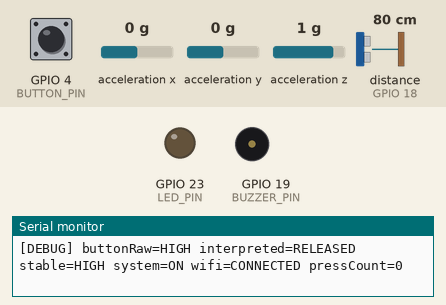
Recording of a sketch running on a simulated ESP32. Parts: output pins drawn as LEDs (lit = HIGH), buzzer (waves = sounding, pin HIGH), the last lines printed to the serial monitor. Wiring (inferred from the names in the program): ultrasonic range finder: trigger GPIO 5; echo GPIO 18; MPU-6050 motion sensor at I2C address 0x68. The inputs (shaded band) are chosen by the test bench; at power-on: distance to the obstacle (sensor on GPIO 18) 80 cm, GPIO 4 (BUTTON_PIN) HIGH, acceleration x 0 g, acceleration y 0 g, acceleration z 1 g. The echo pulse lasts 58.3 µs per cm; WiFi joins after 1.5 s; servers stay silent unless stated; uploads are accepted with an empty reply; pins used as bus, display or sensor lines are not drawn.

Above: at 5.4 s.
5.5 s: distance to the obstacle (sensor on GPIO 18) set to 6 cm
7.0 s: distance to the obstacle (sensor on GPIO 18) set to 3 cm
At 8.1 s:
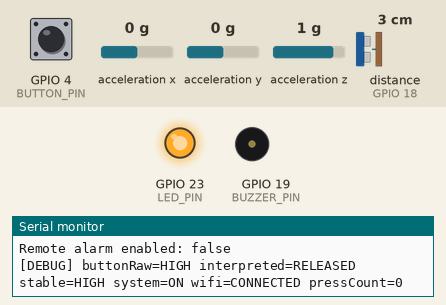
8.5 s: GPIO 4 (BUTTON_PIN) pulled LOW for 0.15 s
At 9.3 s:
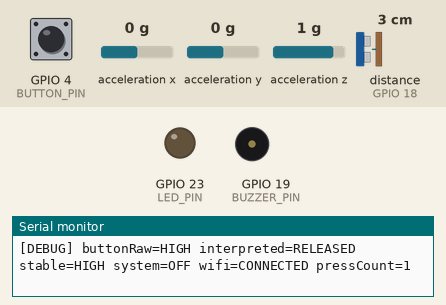
10.1 s: GPIO 4 (BUTTON_PIN) pulled LOW for 1 s
At 10.9 s:
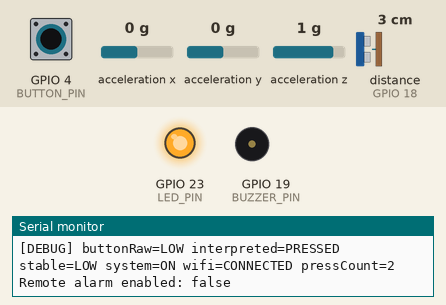
12.6 s: distance to the obstacle (sensor on GPIO 18) set to 9 cm
At 13.6 s:
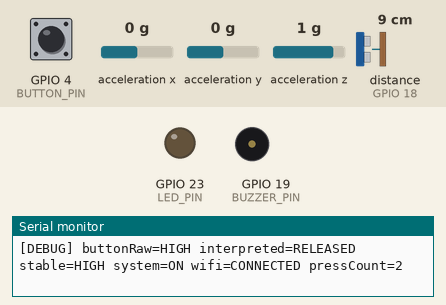
14.1 s: distance to the obstacle (sensor on GPIO 18) set to 2 cm
At 14.7 s:
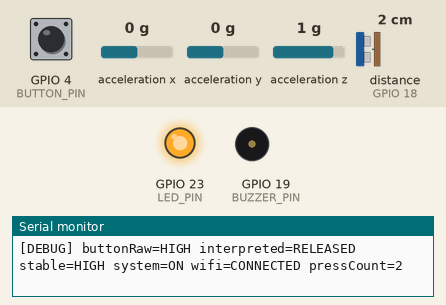
Timing chart, 0 to 16.6 s (numbered marks = the images above; inputs shaded):
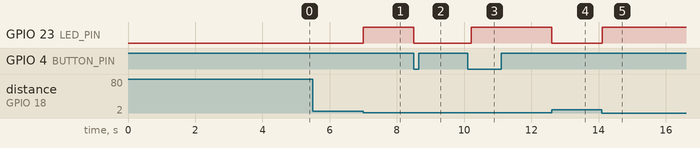

Measured:
- the behaviour switches between 5 and 4 cm on distance to the obstacle (sensor on GPIO 18) (found by bisection; images 0 and 1)
- after the input at 7.0 s, GPIO 23 (LED_PIN): LOW → HIGH at once
- after the input at 8.5 s, GPIO 23 (LED_PIN): HIGH → LOW at once
- after the input at 10.1 s, GPIO 23 (LED_PIN): LOW → HIGH after 0.11 s
- after the input at 12.6 s, GPIO 23 (LED_PIN): HIGH → LOW at once
- after the input at 14.1 s, GPIO 23 (LED_PIN): LOW → HIGH at once

The sketch:

Final_Project.ino
```cpp
/*
  Smart Trash Bin - ESP32

  Boards/Libraries:
  - Board: ESP32 Dev Module
  - Built-in libraries: WiFi, HTTPClient, WiFiClientSecure, Wire

  Wiring:
  - HC-SR04 Trig  -> GPIO 5
  - HC-SR04 Echo  -> GPIO 18
    Important: HC-SR04 Echo is 5V. Use a voltage divider or level shifter for ESP32.
  - Buzzer        -> GPIO 19
  - Button        -> GPIO 4, connect the other side to GND
  - LED + 220 ohm -> GPIO 23
  - MPU-6050 SDA  -> GPIO 21
  - MPU-6050 SCL  -> GPIO 22
*/

#include <WiFi.h>
#include <HTTPClient.h>
#include <WiFiClientSecure.h>
#include <Wire.h>
#include <math.h>

const char* WIFI_SSID = "may.warun";
const char* WIFI_PASSWORD = "0955817117";

// Paste your Apps Script Web App URL ending with /exec
const char* SCRIPT_URL = "https://script.google.com/macros/s/AKfycbw3dNePJT4_pRbWsEqL1p8ynOVEgsyvLWY-HP0jKNxpVnRp0uiaO4m2Ww6WmITXnp05/exec";

const int TRIG_PIN = 5;
const int ECHO_PIN = 18;
const int BUZZER_PIN = 19;
const int BUTTON_PIN = 4;
const int LED_PIN = 23;

// true  = button connects GPIO4 to GND when pressed
// false = button connects GPIO4 to 3.3V when pressed
const bool BUTTON_ACTIVE_LOW = true;
const bool DEBUG_BUTTON = true;

const float BIN_HEIGHT_CM = 30.0;
const float FULL_PERCENT = 85.0;
const float FALL_ANGLE_DEG = 45.0;

const unsigned long SEND_INTERVAL_MS = 10000;
const unsigned long ALARM_POLL_INTERVAL_MS = 3000;
const unsigned long BUTTON_DEBOUNCE_MS = 50;
const unsigned long BUTTON_DEBUG_INTERVAL_MS = 500;
const unsigned long BUTTON_PRESS_COOLDOWN_MS = 500;

const uint8_t MPU_ADDR = 0x68;

bool systemOn = true;
bool remoteAlarmEnabled = true;
bool buzzerOn = false;

unsigned long lastSendMs = 0;
unsigned long lastAlarmPollMs = 0;
unsigned long lastButtonMs = 0;
unsigned long lastButtonDebugMs = 0;
unsigned long lastButtonPressAcceptedMs = 0;
int lastButtonReading = HIGH;
int stableButtonState = HIGH;
unsigned long buttonPressCount = 0;

float uprightAx = 0;
float uprightAy = 0;
float uprightAz = 1;

void setup() {
  Serial.begin(115200);
  delay(1000);
  Serial.println();
  Serial.println("===== Smart Trash ESP32 boot =====");

  pinMode(TRIG_PIN, OUTPUT);
  pinMode(ECHO_PIN, INPUT);
  pinMode(BUZZER_PIN, OUTPUT);
  pinMode(BUTTON_PIN, BUTTON_ACTIVE_LOW ? INPUT_PULLUP : INPUT_PULLDOWN);
  pinMode(LED_PIN, OUTPUT);

  digitalWrite(TRIG_PIN, LOW);
  digitalWrite(BUZZER_PIN, LOW);
  digitalWrite(LED_PIN, LOW);
  lastButtonReading = digitalRead(BUTTON_PIN);
  stableButtonState = lastButtonReading;
  printButtonConfig();
  printSystemDebug("setup");

  Wire.begin(21, 22);
  initMPU6050();
  calibrateMPU6050();
  connectWiFi();
}

void loop() {
  handleButton();

  if (WiFi.status() != WL_CONNECTED) {
    connectWiFi();
  }

  unsigned long now = millis();
  if (now - lastAlarmPollMs >= ALARM_POLL_INTERVAL_MS) {
    lastAlarmPollMs = now;
    pollRemoteAlarm();
  }

  float wasteHeightCm = -1;
  float wastePercent = 0;
  float tiltDeg = 0;
  String wasteStatus = "-";
  String binStatus = "-";
  String systemStatus = systemOn ? "เปิด" : "ปิด";

  if (systemOn) {
    float distanceCm = readUltrasonicCm();
    if (distanceCm >= 0) {
      distanceCm = constrain(distanceCm, 0, BIN_HEIGHT_CM);
      wasteHeightCm = BIN_HEIGHT_CM - distanceCm;
      wastePercent = (wasteHeightCm / BIN_HEIGHT_CM) * 100.0;
    }

    wasteStatus = getWasteStatus(wastePercent);
    tiltDeg = readTiltDegrees();
    binStatus = tiltDeg > FALL_ANGLE_DEG ? "ล้ม" : "ปกติ";

    buzzerOn = (binStatus == "ล้ม") && remoteAlarmEnabled;
    digitalWrite(BUZZER_PIN, buzzerOn ? HIGH : LOW);
    updateLed(wastePercent);
  } else {
    buzzerOn = false;
    digitalWrite(BUZZER_PIN, LOW);
    digitalWrite(LED_PIN, LOW);
  }

  if (now - lastSendMs >= SEND_INTERVAL_MS) {
    lastSendMs = now;
    sendData(wasteHeightCm, wasteStatus, binStatus, systemStatus, buzzerOn);
  }
}

void connectWiFi() {
  if (WiFi.status() == WL_CONNECTED) return;

  Serial.print("Connecting WiFi");
  WiFi.mode(WIFI_STA);
  WiFi.begin(WIFI_SSID, WIFI_PASSWORD);

  unsigned long startMs = millis();
  while (WiFi.status() != WL_CONNECTED && millis() - startMs < 20000) {
    handleButton();
    delay(500);
    Serial.print(".");
  }
  Serial.println();

  if (WiFi.status() == WL_CONNECTED) {
    Serial.print("WiFi connected, IP: ");
    Serial.println(WiFi.localIP());
  } else {
    Serial.println("WiFi connection failed");
  }
}

void handleButton() {
  int reading = digitalRead(BUTTON_PIN);
  bool pressedNow = isButtonPressed(reading);
  printButtonDebug(reading, pressedNow);

  if (reading != lastButtonReading) {
    lastButtonMs = millis();
    lastButtonReading = reading;
    if (DEBUG_BUTTON) {
      Serial.print("[BUTTON] raw changed to ");
      Serial.println(reading == HIGH ? "HIGH" : "LOW");
    }

    if (pressedNow && millis() - lastButtonPressAcceptedMs >= BUTTON_PRESS_COOLDOWN_MS) {
      lastButtonPressAcceptedMs = millis();
      stableButtonState = reading;
      buttonPressCount++;
      if (DEBUG_BUTTON) {
        Serial.print("[BUTTON] press accepted immediately, count = ");
        Serial.println(buttonPressCount);
      }
      toggleSystem();
    }
    return;
  }

  if (millis() - lastButtonMs > BUTTON_DEBOUNCE_MS) {
    stableButtonState = reading;
  }
}

bool isButtonPressed(int state) {
  return BUTTON_ACTIVE_LOW ? state == LOW : state == HIGH;
}

void printButtonConfig() {
  if (!DEBUG_BUTTON) return;

  Serial.print("[BUTTON] pin GPIO");
  Serial.print(BUTTON_PIN);
  Serial.print(" mode: ");
  Serial.println(BUTTON_ACTIVE_LOW ? "INPUT_PULLUP, pressed = LOW" : "INPUT_PULLDOWN, pressed = HIGH");
  Serial.print("[BUTTON] initial raw state: ");
  Serial.println(stableButtonState == HIGH ? "HIGH" : "LOW");
}

void printButtonDebug(int reading, bool pressedNow) {
  if (!DEBUG_BUTTON || millis() - lastButtonDebugMs < BUTTON_DEBUG_INTERVAL_MS) return;

  lastButtonDebugMs = millis();
  Serial.print("[DEBUG] buttonRaw=");
  Serial.print(reading == HIGH ? "HIGH" : "LOW");
  Serial.print(" interpreted=");
  Serial.print(pressedNow ? "PRESSED" : "RELEASED");
  Serial.print(" stable=");
  Serial.print(stableButtonState == HIGH ? "HIGH" : "LOW");
  Serial.print(" system=");
  Serial.print(systemOn ? "ON" : "OFF");
  Serial.print(" wifi=");
  Serial.print(WiFi.status() == WL_CONNECTED ? "CONNECTED" : "DISCONNECTED");
  Serial.print(" pressCount=");
  Serial.println(buttonPressCount);
}

void printSystemDebug(const char* source) {
  if (!DEBUG_BUTTON) return;

  Serial.print("[SYSTEM] source=");
  Serial.print(source);
  Serial.print(" system=");
  Serial.print(systemOn ? "ON" : "OFF");
  Serial.print(" led=");
  Serial.print(digitalRead(LED_PIN) == HIGH ? "HIGH" : "LOW");
  Serial.print(" buzzer=");
  Serial.print(digitalRead(BUZZER_PIN) == HIGH ? "HIGH" : "LOW");
  Serial.print(" wifi=");
  Serial.println(WiFi.status() == WL_CONNECTED ? "CONNECTED" : "DISCONNECTED");
}

void toggleSystem() {
  systemOn = !systemOn;
  Serial.print("[SYSTEM] toggled to ");
  Serial.println(systemOn ? "ON" : "OFF");

  if (!systemOn) {
    buzzerOn = false;
    digitalWrite(BUZZER_PIN, LOW);
    digitalWrite(LED_PIN, LOW);
    sendData(-1, "-", "-", "ปิด", false);
  } else {
    lastSendMs = 0;
  }
  printSystemDebug("toggleSystem");
}

void initMPU6050() {
  Wire.beginTransmission(MPU_ADDR);
  Wire.write(0x6B);
  Wire.write(0x00);
  Wire.endTransmission(true);
  delay(100);
}

bool readAccelG(float& ax, float& ay, float& az) {
  int16_t axRaw, ayRaw, azRaw;

  Wire.beginTransmission(MPU_ADDR);
  Wire.write(0x3B);
  if (Wire.endTransmission(false) != 0) {
    return false;
  }

  Wire.requestFrom(MPU_ADDR, (uint8_t)6, (uint8_t)true);
  if (Wire.available() < 6) {
    return false;
  }

  axRaw = (Wire.read() << 8) | Wire.read();
  ayRaw = (Wire.read() << 8) | Wire.read();
  azRaw = (Wire.read() << 8) | Wire.read();

  ax = axRaw / 16384.0;
  ay = ayRaw / 16384.0;
  az = azRaw / 16384.0;
  return true;
}

void calibrateMPU6050() {
  Serial.println("Keep the bin upright. Calibrating MPU-6050...");

  float sumAx = 0;
  float sumAy = 0;
  float sumAz = 0;
  int samples = 0;

  for (int i = 0; i < 80; i++) {
    float ax, ay, az;
    if (readAccelG(ax, ay, az)) {
      sumAx += ax;
      sumAy += ay;
      sumAz += az;
      samples++;
    }
    delay(20);
  }

  if (samples == 0) {
    Serial.println("MPU calibration failed. Using default Z axis.");
    uprightAx = 0;
    uprightAy = 0;
    uprightAz = 1;
    return;
  }

  uprightAx = sumAx / samples;
  uprightAy = sumAy / samples;
  uprightAz = sumAz / samples;

  float magnitude = sqrt(uprightAx * uprightAx + uprightAy * uprightAy + uprightAz * uprightAz);
  if (magnitude > 0.01) {
    uprightAx /= magnitude;
    uprightAy /= magnitude;
    uprightAz /= magnitude;
  }

  Serial.print("Upright vector: ");
  Serial.print(uprightAx, 3);
  Serial.print(", ");
  Serial.print(uprightAy, 3);
  Serial.print(", ");
  Serial.println(uprightAz, 3);
}

float readUltrasonicCm() {
  digitalWrite(TRIG_PIN, LOW);
  delayMicroseconds(2);
  digitalWrite(TRIG_PIN, HIGH);
  delayMicroseconds(10);
  digitalWrite(TRIG_PIN, LOW);

  unsigned long duration = pulseIn(ECHO_PIN, HIGH, 30000);
  if (duration == 0) {
    Serial.println("Ultrasonic timeout");
    return -1;
  }

  return duration * 0.0343 / 2.0;
}

float readTiltDegrees() {
  float ax, ay, az;
  if (!readAccelG(ax, ay, az)) {
    return 0;
  }

  float magnitude = sqrt(ax * ax + ay * ay + az * az);
  if (magnitude <= 0.01) return 0;

  ax /= magnitude;
  ay /= magnitude;
  az /= magnitude;

  float cosAngle = ax * uprightAx + ay * uprightAy + az * uprightAz;
  cosAngle = fabs(cosAngle);
  cosAngle = constrain(cosAngle, 0.0, 1.0);
  return acos(cosAngle) * 180.0 / PI;
}

String getWasteStatus(float percent) {
  if (percent >= FULL_PERCENT) return "เต็มแล้ว";
  return "ยังไม่เต็ม";
}

void updateLed(float wastePercent) {
  if (wastePercent >= FULL_PERCENT) {
    digitalWrite(LED_PIN, HIGH);
    return;
  }

  digitalWrite(LED_PIN, LOW);
}

void pollRemoteAlarm() {
  if (WiFi.status() != WL_CONNECTED) return;

  WiFiClientSecure client;
  client.setInsecure();

  HTTPClient http;
  String url = String(SCRIPT_URL) + "?action=getAlarm";
  http.setFollowRedirects(HTTPC_STRICT_FOLLOW_REDIRECTS);

  if (!http.begin(client, url)) return;

  int code = http.GET();
  if (code == 200) {
    String payload = http.getString();
    remoteAlarmEnabled = payload.indexOf("\"alarmEnabled\":true") >= 0;
    Serial.print("Remote alarm enabled: ");
    Serial.println(remoteAlarmEnabled ? "true" : "false");
  } else {
    Serial.print("Alarm poll HTTP error: ");
    Serial.println(code);
  }

  http.end();
}

void sendData(float wasteHeightCm, const String& wasteStatus, const String& binStatus,
              const String& systemStatus, bool alarmActive) {
  if (WiFi.status() != WL_CONNECTED) return;

  WiFiClientSecure client;
  client.setInsecure();

  HTTPClient http;
  http.setFollowRedirects(HTTPC_STRICT_FOLLOW_REDIRECTS);

  if (!http.begin(client, SCRIPT_URL)) return;
  http.addHeader("Content-Type", "text/plain; charset=utf-8");

  String heightValue = wasteHeightCm >= 0 ? String(wasteHeightCm, 2) : "null";
  String json = "{";
  json += "\"action\":\"log\",";
  json += "\"alarm\":\"" + String(alarmActive ? "เปิด" : "ปิด") + "\",";
  json += "\"wasteHeightCm\":" + heightValue + ",";
  json += "\"wasteStatus\":\"" + wasteStatus + "\",";
  json += "\"binStatus\":\"" + binStatus + "\",";
  json += "\"systemStatus\":\"" + systemStatus + "\"";
  json += "}";

  int code = http.POST(json);
  String response = http.getString();

  Serial.print("POST code: ");
  Serial.println(code);
  Serial.println(response);

  http.end();
}
```
